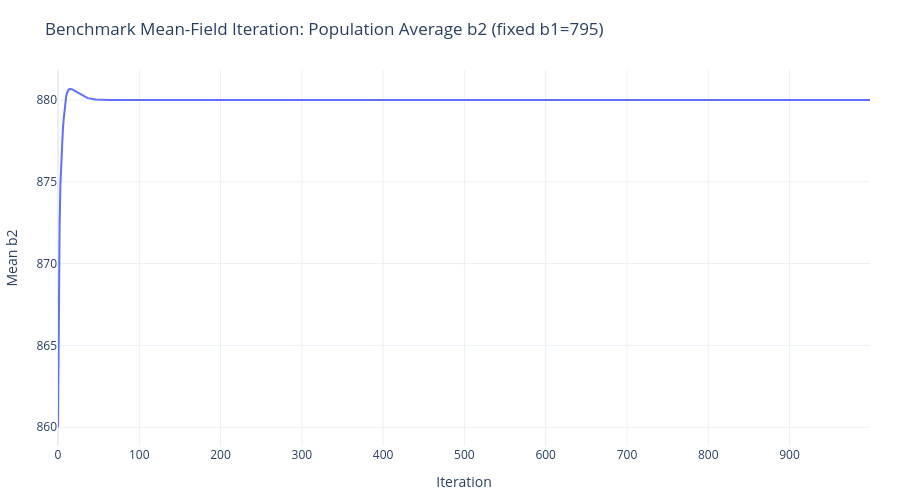
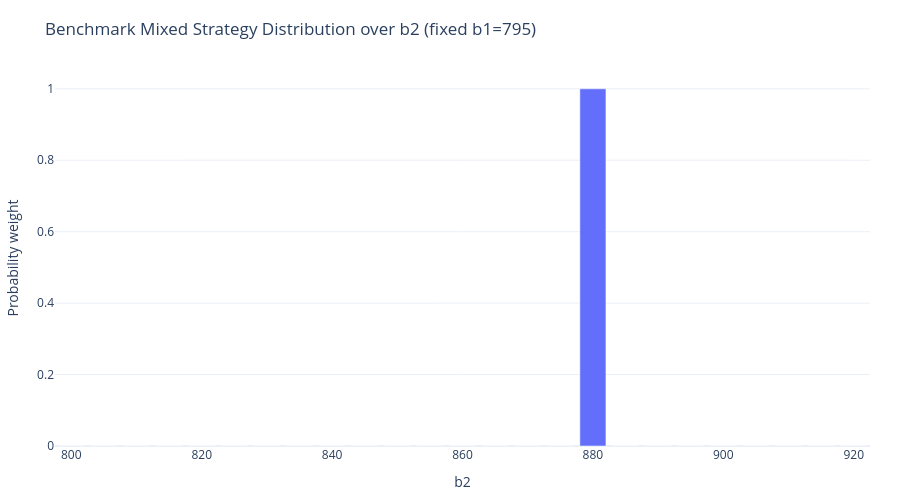

Notebook source saved alongside these figures, in order:
### Markdown cell above
## 6. Mean-field equilibrium approximation using multiplicative weights

We build a simple iterative algorithm:

1. Start with an initial population distribution over possible $b_2$ values.
2. Compute the current mean $\mu$.
3. Compute payoff for each possible $b_2$ against that mean.
4. Increase probability weight on higher-payoff bids.
5. Repeat.

This is not a proof of equilibrium, but it is a practical approximation of where strategic bidding may concentrate.

### Code cell
def multiplicative_weights_mean_field(b1, b2_values=None, n_iter=500, eta=0.05, temperature=1.0):
    """Legacy benchmark: solve only the second-bid mean field for one fixed b1."""
    if b2_values is None:
        b2_values = np.arange(b1 + STEP, FAIR_VALUE + STEP, STEP)
    b2_values = np.asarray(b2_values)
    probs = np.ones(len(b2_values)) / len(b2_values)
    history = []
    for t in range(n_iter):
        mu = np.dot(probs, b2_values)
        payoffs = np.array([expected_pnl_per_counterparty(b1, b2, mu) for b2 in b2_values])
        centered = payoffs - payoffs.max()
        weights = probs * np.exp(eta * centered / max(temperature, 1e-8))
        probs = weights / weights.sum()
        history.append({
            "iter": t,
            "mean_b2": mu,
            "max_payoff": payoffs.max(),
            "avg_strategy_payoff": np.dot(probs, payoffs),
            "best_response_b2": b2_values[payoffs.argmax()],
        })
    return pd.DataFrame(history), pd.DataFrame({"b2": b2_values, "prob": probs})


hist, eq_dist = multiplicative_weights_mean_field(b1_base, n_iter=1000, eta=0.15, temperature=1.0)
display(hist.tail())
display(eq_dist.sort_values("prob", ascending=False).head(10))

fig = px.line(
    hist,
    x="iter",
    y="mean_b2",
    hover_data={"iter": ":.0f", "mean_b2": ":.4f", "max_payoff": ":.4f", "best_response_b2": ":.0f"},
)
clean_fig(fig, "Benchmark Mean-Field Iteration: Population Average b2 (fixed b1=795)", "Iteration", "Mean b2")
fig.show()

fig = px.bar(
    eq_dist,
    x="b2",
    y="prob",
    hover_data={"b2": ":.0f", "prob": ":.6f"},
)
clean_fig(fig, f"Benchmark Mixed Strategy Distribution over b2 (fixed b1={b1_base})", "b2", "Probability weight")
fig.show()

show_takeaway(
    "This is useful only as a baseline. Because b1 changes how often b2 matters, section 7 lets the population learn "
    "over full (b1,b2) pairs instead of keeping b1 fixed."
)

### Figure 1 — Plotly figure (JSON) as saved in the notebook; plotly's stock layout.template omitted (floating-point values rounded to 4 significant figures; data arrays with more than 128 entries replaced by an {"elided": "..."} marker saying what was removed)
{"data": [{"customdata": {"elided": "1000x2 float values"}, "hovertemplate": "iter=%{x:.0f}<br>mean_b2=%{y:.4f}<br>max_payoff=%{customdata[0]:.4f}<br>best_response_b2=%{customdata[1]:.0f}<extra></extra>", "legendgroup": "", "line": {"color": "#636efa", "dash": "solid"}, "marker": {"symbol": "circle"}, "mode": "lines", "name": "", "orientation": "v", "showlegend": false, "type": "scatter", "x": {"elided": "1000 int values"}, "xaxis": "x", "y": {"elided": "1000 float values"}, "yaxis": "y"}], "layout": {"height": 500, "hovermode": "x unified", "legend": {"title": {"text": "Click legend items to toggle"}, "tracegroupgap": 0}, "margin": {"b": 50, "l": 50, "r": 30, "t": 70}, "title": {"text": "Benchmark Mean-Field Iteration: Population Average b2 (fixed b1=795)"}, "xaxis": {"anchor": "y", "domain": [0, 1], "title": {"text": "Iteration"}}, "yaxis": {"anchor": "x", "domain": [0, 1], "title": {"text": "Mean b2"}}}}

### Figure 2 — Plotly figure (JSON) as saved in the notebook; plotly's stock layout.template omitted (floating-point values rounded to 4 significant figures)
{"data": [{"hovertemplate": "b2=%{x:.0f}<br>prob=%{y:.6f}<extra></extra>", "legendgroup": "", "marker": {"color": "#636efa", "pattern": {"shape": ""}}, "name": "", "orientation": "v", "showlegend": false, "textposition": "auto", "type": "bar", "x": [800, 805, 810, 815, 820, 825, 830, 835, 840, 845, 850, 855, 860, 865, 870, 875, 880, 885, 890, 895, 900, 905, 910, 915, 920], "xaxis": "x", "y": [0.0, 0.0, 0.0, 0.0, 0.0, 0.0, 0.0, 0.0, 0.0, 0.0, 0.0, 0.0, 0.0, 0.0, 0.0, 1.375e-221, 1.0, 8.309e-64, 1.903e-140, 7.341e-230, 0.0, 0.0, 0.0, 0.0, 0.0], "yaxis": "y"}], "layout": {"barmode": "relative", "height": 500, "hovermode": "x unified", "legend": {"title": {"text": "Click legend items to toggle"}, "tracegroupgap": 0}, "margin": {"b": 50, "l": 50, "r": 30, "t": 70}, "title": {"text": "Benchmark Mixed Strategy Distribution over b2 (fixed b1=795)"}, "xaxis": {"anchor": "y", "domain": [0, 1], "title": {"text": "b2"}}, "yaxis": {"anchor": "x", "domain": [0, 1], "title": {"text": "Probability weight"}}}}
